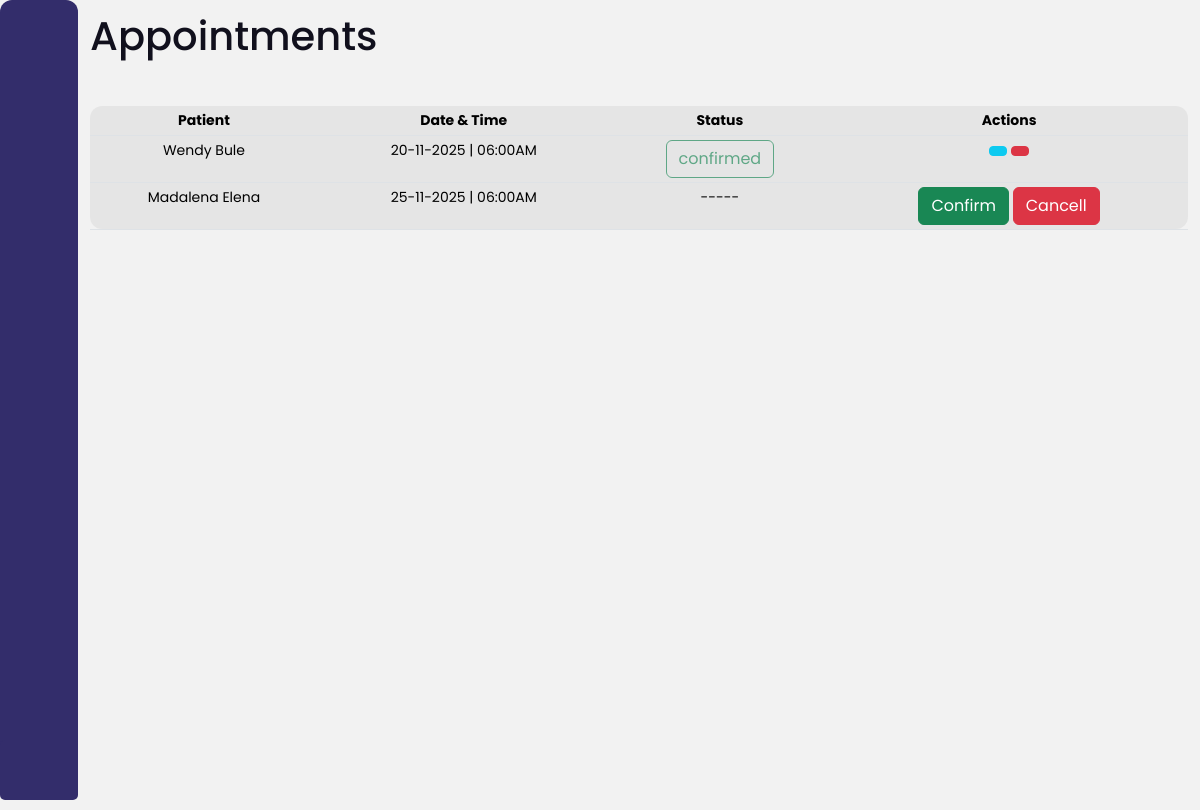
/doctors/appointments (signed in), run on an earlier commit of the app's database.
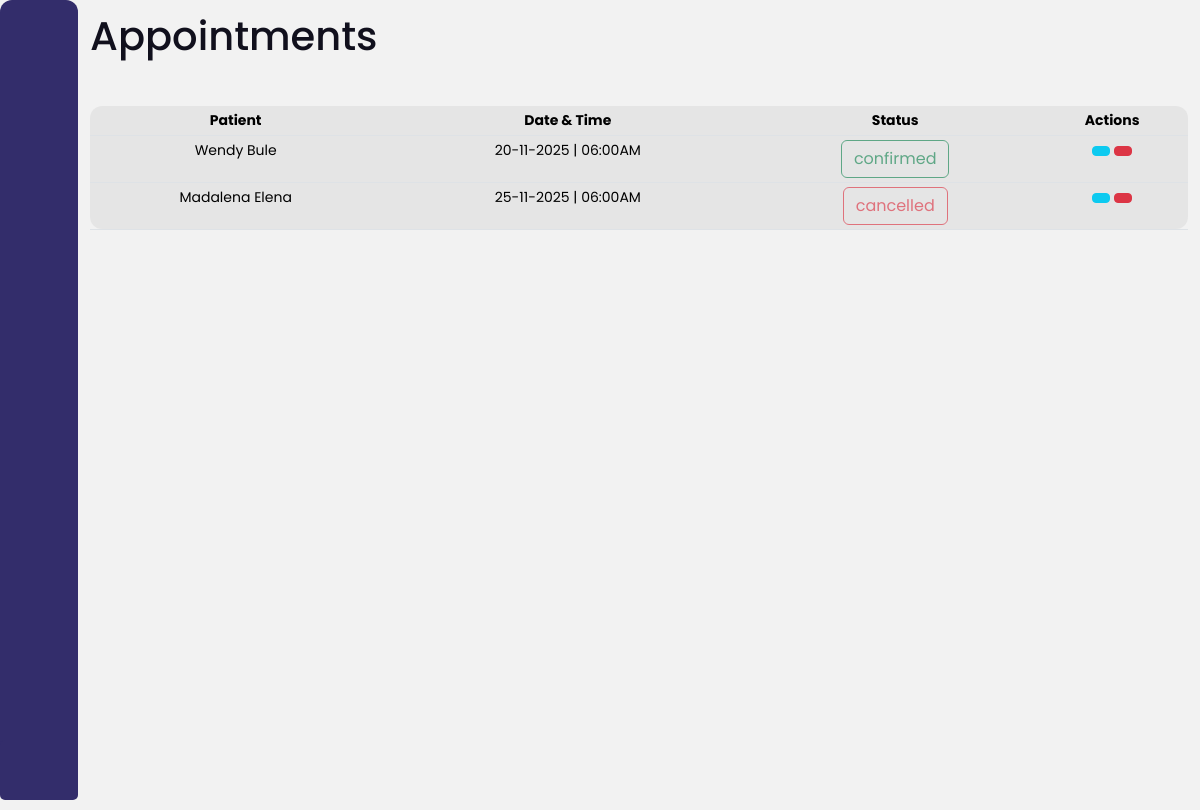
And on a later commit of the database.
### appointments/models.py (models this page shows)
class Appointment(models.Model):
    patient = models.ForeignKey(Patient,on_delete=models.CASCADE ,
        related_name='appointments')
    doctor = models.ForeignKey(Doctor, on_delete=models.CASCADE,
        related_name='doctor_appointments')
    date = models.DateTimeField()
    status = models.CharField(max_length=20, null = True , blank = True , choices=[
        ('pending','Pending'),
        ('confirmed','Confirmed'),
        ('cancelled','Cancelled')])

### users/models.py (models this page shows, shortened)
class Patient(models.Model):
    user = models.OneToOneField(User, on_delete=models.CASCADE)
    firstname = models.CharField(max_length=255, default="")
    lastname = models.CharField(max_length=255, default="")
    residence = models.CharField(max_length=50, default="")
    phoneNumber = models.CharField(max_length=14, unique=True, default="+258 ")
    gender = models.CharField(max_length=8, choices=[('M',"Male"),('F','Female')], default="")
    birthDate = models.DateField()
    is_booked = models.BooleanField(default=False)

### users/views.py (the view)
# urls.py: path("doctors/appointments",views.appointmentList, name="doctor_appointment"),
@has_role_decorator('doctor')
@login_required(login_url='logIn')
def appointmentList(request):
    doctor = Doctor.objects.get(user=request.user)
    appointments = Appointment.objects.filter(doctor=doctor).order_by('id')
    context = {
        "appointments":appointments,
    }
    return render(request,"users/appointments.html",context)

### users/templates/users/appointments.html (shortened to what this page needs)
{% extends "doctor-base.html" %}
{% load static %}
{% block links %}
<link rel="stylesheet" href="{% static 'users/style.css' %}">
<link href='https://cdn.boxicons.com/3.0.3/fonts/basic/boxicons.min.css' rel='stylesheet'>
{% endblock links %}
{% block body %}
    {% block main_content %}
        <h1>Appointments</h1>
        <br>
        <div class="table-responsive mx-auto" style="max-width: 1200px;">
            <table class="table table-active table-hover table-sm">
                <thead>
                    <tr>
                        <th class="text-center">Patient</th>
                        <th class="text-center">Date & Time</th>
                        <th class="text-center">Status</th>
                        <th class="text-center">Actions</th>
                    </tr>
                </thead>
                <tbody>
                    {% for appointment in appointments  %}
                        <tr>
                            <td class="text-center" >{{ appointment.patient.firstname  }} {{ appointment.patient.lastname  }}</td>
                            <td class="text-center">{{ appointment.date|date:"d-m-Y | h:iA" }}</td>
                                {% if appointment.status == 'confirmed' %}
                                    <td class="text-center">
                                        <span class="btn btn-outline-success  disabled">{{ appointment.status }}</span>
                                    </td>
                                {% elif appointment.status == 'pending' %}
                                    <td class="text-center">
                                        <span class="btn btn-outline-warning  disabled">{{ appointment.status }}</span>
                                    </td>
                                {% elif appointment.status == 'cancelled'%}
                                    <td class="text-center">
                                        <span class="btn btn-outline-danger  disabled">{{ appointment.status }}</span>
                                    </td>
                                {% else %}
                                <td class="text-center"> {{ appointment.status|default:"-----" }} </td>
                                {% endif %}
                            <td class="text-center">
                                {% if appointment.status == true%}
                                    <a href="{% url 'confirm_appointment' appointment.id %}"><button type="button" class="btn btn-success">Confirm</button></a>
                                    <a href="{% url 'cancell_appointment' appointment.id %}"><button type="button" class="btn btn-danger">Cancell</button></a>
                                {%else%}
                                    <a href="{% url 'undo_appointment' appointment.pk %}" class="btn btn-info btn-sm"> </a>
                                    <a href="{% url 'delete_appointment' appointment.pk %}" class="btn btn-danger btn-sm"> </a>
                                {%endif%}
                            </td>
                        </tr>
                    {% endfor %}
                </tbody>
            </table>
        </div>
    {% endblock main_content %}
{% endblock body %}

What changed in the data, as far as the page shows it:
changed Appointment "Madalena Elena": status "-----" → "cancelled"
